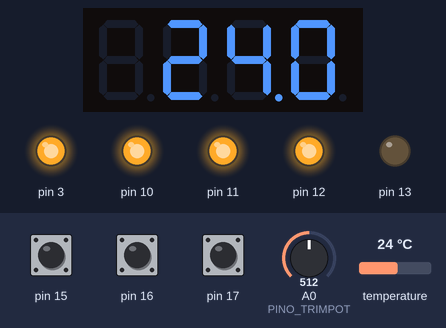
This sketch was run on a simulated Arduino Uno, built with avr-gcc and run on an emulated ATmega328P. Parts: 4-digit seven-segment display, output pins drawn as LEDs (lit = HIGH). Dashed ring = blinking. The inputs (shaded band) are chosen by the test bench; at power-on: temperature 24 °C, pin 15 HIGH, pin 16 HIGH, A0 (PINO_TRIMPOT) = 512, pin 17 HIGH. What the sketch prints to the serial monitor is not drawn.

Above: at 2.9 s.
3.0 s: temperature set to 12 °C
At 4.5 s:
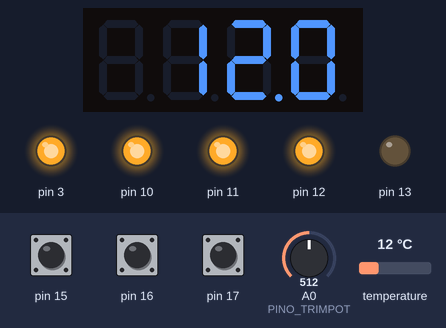
5.1 s: pin 15 pulled LOW for 0.15 s
At 6.1 s:
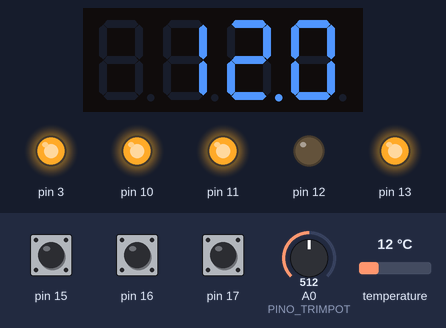
9.4 s: pin 16 pulled LOW for 3.2 s
13.2 s: temperature set to 19 °C
At 13.91 s:
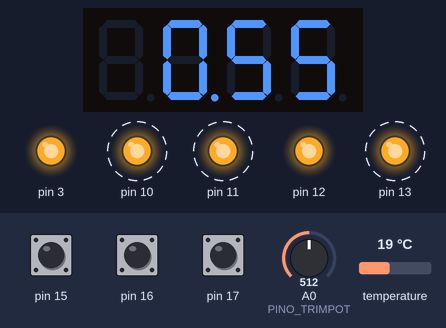
16.0 s: A0 (PINO_TRIMPOT) set to 716
At 16.91 s:
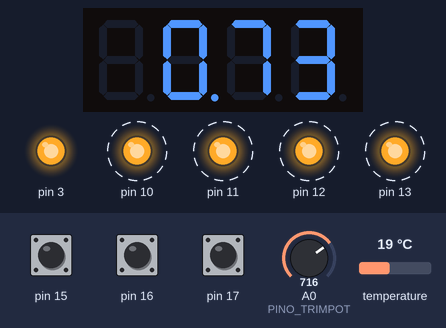
17.9 s: temperature set to 28 °C
At 18.4 s:
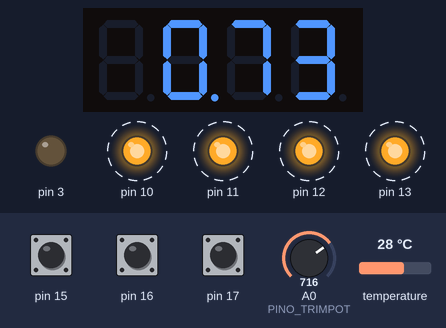
Timing chart, 0 to 20.8 s (numbered marks = the images above; inputs shaded):
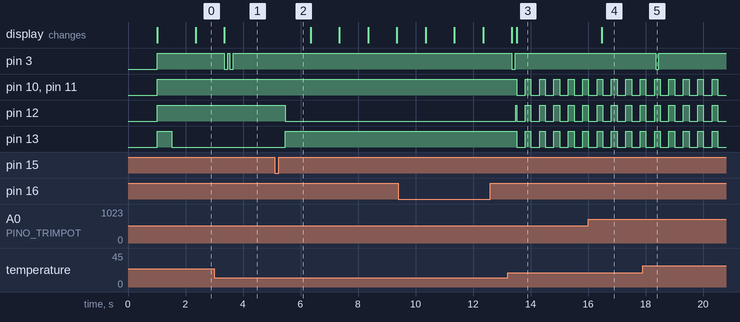

Measured:
- after the input at 3.0 s, pin 3: alternates HIGH for 0.08 s and LOW for 0.12 s, 4 changes in all, then stays HIGH, starting after 0.35 s; the display: changes after 0.35 s (image 1)
- after the input at 5.1 s, pin 12: HIGH → LOW after 0.37 s; pin 13: LOW → HIGH after 0.37 s
- after the input at 13.2 s, pin 3: HIGH → LOW after 0.15 s, → HIGH 0.11 s later
- after the input at 16.0 s, the display: changes after 0.47 s (image 4)
- after the input at 17.9 s, pin 3: HIGH → LOW after 0.45 s, → HIGH 0.11 s later
- by itself, pin 10, pin 11: alternates HIGH for 0.20 s and LOW for 0.30 s

The sketch:

edg_computing_arduino.ino
```cpp
#include <MultiFuncShield.h>
#include <OneWire.h>
#include <DallasTemperature.h>
#include <TimerOne.h>

// ============================================================
// SENSOR DS18B20
// ============================================================

#define ONE_WIRE_BUS A4

OneWire oneWire(ONE_WIRE_BUS);
DallasTemperature sensors(&oneWire);

// ============================================================
// TRIMPOT - AJUSTE DO LIMIAR
// ============================================================

#define PINO_TRIMPOT A0

#define LIMIAR_MINIMO 0.10
#define LIMIAR_MAXIMO 1.00

float limiarEventoRapido = 0.30;

bool modoAjuste = false;

// ============================================================
// MODOS DO DISPLAY
// ============================================================

#define DISPLAY_TEMP     0
#define DISPLAY_MEDIA30  1
#define DISPLAY_TREND5   2

byte modoDisplay = DISPLAY_TEMP;

// ============================================================
// MEDIA MOVEL DE 30 MINUTOS
// ============================================================

#define NUM_MINUTOS 30
#define DURACAO_MINUTO 60000UL

float somaMinuto[NUM_MINUTOS];
uint16_t contagemMinuto[NUM_MINUTOS];

uint8_t indiceMinuto = 0;

unsigned long inicioMinuto = 0;

float somaJanela30 = 0.0;
unsigned long contagemJanela30 = 0;

unsigned long minutosDecorridos = 0;

// ============================================================
// MEDIA TOTAL
// ============================================================

float somaTotal = 0.0;
unsigned long contagemTotal = 0;

// ============================================================
// MAXIMO E MINIMO
// ============================================================

float temperaturaMaxima = -1000.0;
float temperaturaMinima = 1000.0;

// ============================================================
// TENDENCIA DE 5 MINUTOS
// ============================================================

#define JANELA_TENDENCIA 5
#define LIMIAR_TENDENCIA 0.02

float tendencia5 = 0.0;

// ============================================================
// EVENTO RAPIDO
// ============================================================

float temperaturaAnterior = 0.0;
unsigned long tempoAnterior = 0;

bool leituraAnteriorValida = false;

float deltaRapido = 0.0;
float variacaoRapida = 0.0;

// ============================================================
// CLASSIFICACAO DOS EVENTOS
// ============================================================

#define EVENTO_NORMAL 0
#define EVENTO_SUBIDA 1
#define EVENTO_QUEDA  2

byte eventoAtual = EVENTO_NORMAL;
byte eventoAnterior = EVENTO_NORMAL;

// ============================================================
// INTERVALO ENTRE LEITURAS
// ============================================================

#define INTERVALO_LEITURA 1000UL

unsigned long ultimaLeitura = 0;

// ============================================================
// ATUALIZA OS LEDS DO MODO NORMAL
// ============================================================

void atualizarLedModo()
{
    MFS.blinkLeds(
        LED_ALL,
        OFF
    );

    MFS.writeLeds(
        LED_ALL,
        OFF
    );

    if (modoDisplay == DISPLAY_TEMP)
    {
        MFS.writeLeds(
            LED_1,
            ON
        );
    }

    else if (modoDisplay == DISPLAY_MEDIA30)
    {
        MFS.writeLeds(
            LED_2,
            ON
        );
    }

    else if (modoDisplay == DISPLAY_TREND5)
    {
        MFS.writeLeds(
            LED_3,
            ON
        );
    }
}

// ============================================================
// LEITURA DO TRIMPOT
// ============================================================

void atualizarLimiar()
{
    int leituraPot =
        analogRead(PINO_TRIMPOT);

    limiarEventoRapido =
        LIMIAR_MINIMO +
        (
            leituraPot / 1023.0
        ) *
        (
            LIMIAR_MAXIMO -
            LIMIAR_MINIMO
        );
}

// ============================================================
// ENTRA NO MODO DE AJUSTE
// ============================================================

void entrarModoAjuste()
{
    modoAjuste = true;

    atualizarLimiar();

    MFS.writeLeds(
        LED_ALL,
        OFF
    );

    MFS.blinkLeds(
        LED_ALL,
        ON
    );

    MFS.writeLeds(
        LED_ALL,
        ON
    );

    Serial.println(
        F("MODO_AJUSTE:ATIVO")
    );
}

// ============================================================
// SAI DO MODO DE AJUSTE
// ============================================================

void sairModoAjuste()
{
    modoAjuste = false;

    MFS.blinkLeds(
        LED_ALL,
        OFF
    );

    MFS.writeLeds(
        LED_ALL,
        OFF
    );

    atualizarLedModo();

    Serial.print(
        F("MODO_AJUSTE:ENCERRADO,LIMIAR:")
    );

    Serial.println(
        limiarEventoRapido,
        2
    );
}

// ============================================================
// TRATAMENTO DO TECLADO
// ============================================================

void verificarBotoes()
{
    byte botao =
        MFS.getButton();

    switch (botao)
    {
        // ----------------------------------------------------
        // S1 - TOQUE CURTO
        // TEMP -> MEDIA30 -> TREND5
        // ----------------------------------------------------

        case BUTTON_1_SHORT_RELEASE:

            if (!modoAjuste)
            {
                modoDisplay++;

                if (modoDisplay > DISPLAY_TREND5)
                {
                    modoDisplay =
                        DISPLAY_TEMP;
                }

                atualizarLedModo();

                Serial.print(
                    F("DISPLAY:")
                );

                if (modoDisplay == DISPLAY_TEMP)
                {
                    Serial.println(
                        F("TEMP")
                    );
                }

                else if (
                    modoDisplay ==
                    DISPLAY_MEDIA30
                )
                {
                    Serial.println(
                        F("MEDIA30")
                    );
                }

                else
                {
                    Serial.println(
                        F("TREND5")
                    );
                }
            }

            break;

        // ----------------------------------------------------
        // S2 - PRESSIONAMENTO LONGO + SOLTAR
        // ENTRA / SAI DO AJUSTE
        // ----------------------------------------------------

        case BUTTON_2_LONG_RELEASE:

            if (!modoAjuste)
            {
                entrarModoAjuste();
            }

            else
            {
                sairModoAjuste();
            }

            break;

        default:

            break;
    }
}

// ============================================================
// SETUP
// ============================================================

void setup()
{
    Serial.begin(9600);

    delay(1000);

    // --------------------------------------------------------
    // SENSOR
    // --------------------------------------------------------

    sensors.begin();

    // --------------------------------------------------------
    // MULTI FUNCTION SHIELD
    // --------------------------------------------------------

    Timer1.initialize(1000);

    MFS.initialize(&Timer1);

    delay(500);

    // ========================================================
    // NOVO:
    // LE O TRIMPOT NA INICIALIZACAO
    // ========================================================

    atualizarLimiar();

    // --------------------------------------------------------
    // BUFFER DA MEDIA DE 30 MINUTOS
    // --------------------------------------------------------

    for (int i = 0; i < NUM_MINUTOS; i++)
    {
        somaMinuto[i] = 0.0;
        contagemMinuto[i] = 0;
    }

    inicioMinuto = millis();

    // --------------------------------------------------------
    // ESTADO INICIAL DA INTERFACE
    // --------------------------------------------------------

    modoDisplay = DISPLAY_TEMP;
    modoAjuste = false;

    atualizarLedModo();

    // --------------------------------------------------------
    // MENSAGENS INICIAIS
    // --------------------------------------------------------

    Serial.println(
        F("Sistema EDGE iniciado")
    );

    Serial.println(
        F("S1 curto: TEMP -> MEDIA30 -> TREND5")
    );

    Serial.println(
        F("S2 longo: entrar/sair do ajuste")
    );

    Serial.print(
        F("Limiar inicial lido do trimpot: ")
    );

    Serial.print(
        limiarEventoRapido,
        2
    );

    Serial.println(
        F(" C")
    );
}

// ============================================================
// LOOP PRINCIPAL
// ============================================================

void loop()
{
    // ========================================================
    // TECLADO
    // ========================================================

    verificarBotoes();

    unsigned long agora =
        millis();

    // ========================================================
    // MODO DE AJUSTE
    // ========================================================

    if (modoAjuste)
    {
        atualizarLimiar();

        MFS.write(
            limiarEventoRapido,
            2
        );
    }

    // ========================================================
    // CONTROLE DO INTERVALO DE AQUISICAO
    // ========================================================

    if (
        agora - ultimaLeitura <
        INTERVALO_LEITURA
    )
    {
        return;
    }

    ultimaLeitura = agora;

    // ========================================================
    // LEITURA DO SENSOR
    // ========================================================

    sensors.requestTemperatures();

    float temperatura =
        sensors.getTempCByIndex(0);

    if (
        temperatura ==
        DEVICE_DISCONNECTED_C
    )
    {
        Serial.println(
            F("Erro: sensor desconectado")
        );

        return;
    }

    // ========================================================
    // TROCA DO BUCKET DE 1 MINUTO
    // ========================================================

    while (
        agora - inicioMinuto >=
        DURACAO_MINUTO
    )
    {
        inicioMinuto +=
            DURACAO_MINUTO;

        minutosDecorridos++;

        indiceMinuto =
            (
                indiceMinuto + 1
            ) % NUM_MINUTOS;

        somaJanela30 -=
            somaMinuto[indiceMinuto];

        contagemJanela30 -=
            contagemMinuto[indiceMinuto];

        somaMinuto[indiceMinuto] =
            0.0;

        contagemMinuto[indiceMinuto] =
            0;
    }

    // ========================================================
    // ADICIONA A LEITURA AO MINUTO ATUAL
    // ========================================================

    somaMinuto[indiceMinuto] +=
        temperatura;

    contagemMinuto[indiceMinuto]++;

    somaJanela30 +=
        temperatura;

    contagemJanela30++;

    // ========================================================
    // MEDIA MOVEL DE 30 MINUTOS
    // ========================================================

    float media30 = 0.0;

    if (contagemJanela30 > 0)
    {
        media30 =
            somaJanela30 /
            contagemJanela30;
    }

    // ========================================================
    // MEDIA TOTAL
    // ========================================================

    somaTotal +=
        temperatura;

    contagemTotal++;

    float mediaTotal =
        somaTotal /
        contagemTotal;

    // ========================================================
    // MAXIMO E MINIMO
    // ========================================================

    if (
        temperatura >
        temperaturaMaxima
    )
    {
        temperaturaMaxima =
            temperatura;
    }

    if (
        temperatura <
        temperaturaMinima
    )
    {
        temperaturaMinima =
            temperatura;
    }

    float amplitude =
        temperaturaMaxima -
        temperaturaMinima;

    // ========================================================
    // TENDENCIA DE 5 MINUTOS
    // ========================================================

    tendencia5 = 0.0;

    if (
        minutosDecorridos >=
        JANELA_TENDENCIA &&
        contagemMinuto[indiceMinuto] > 0
    )
    {
        float mediaMinutoAtual =
            somaMinuto[indiceMinuto] /
            contagemMinuto[indiceMinuto];

        int indiceAnterior =
            (
                indiceMinuto +
                NUM_MINUTOS -
                JANELA_TENDENCIA
            ) % NUM_MINUTOS;

        if (
            contagemMinuto[indiceAnterior] >
            0
        )
        {
            float mediaAnterior =
                somaMinuto[indiceAnterior] /
                contagemMinuto[indiceAnterior];

            tendencia5 =
                (
                    mediaMinutoAtual -
                    mediaAnterior
                ) /
                JANELA_TENDENCIA;
        }
    }

    // ========================================================
    // DELTA E VARIACAO RAPIDA
    // ========================================================

    if (!leituraAnteriorValida)
    {
        temperaturaAnterior =
            temperatura;

        tempoAnterior =
            agora;

        deltaRapido =
            0.0;

        variacaoRapida =
            0.0;

        leituraAnteriorValida =
            true;
    }

    else
    {
        unsigned long intervaloMs =
            agora -
            tempoAnterior;

        deltaRapido =
            temperatura -
            temperaturaAnterior;

        if (intervaloMs > 0)
        {
            float intervaloMinutos =
                intervaloMs /
                60000.0;

            variacaoRapida =
                deltaRapido /
                intervaloMinutos;
        }

        else
        {
            variacaoRapida =
                0.0;
        }

        temperaturaAnterior =
            temperatura;

        tempoAnterior =
            agora;
    }

    // ========================================================
    // DETECCAO DO EVENTO RAPIDO
    // ========================================================

    eventoAtual =
        EVENTO_NORMAL;

    if (
        deltaRapido >=
        limiarEventoRapido
    )
    {
        eventoAtual =
            EVENTO_SUBIDA;
    }

    else if (
        deltaRapido <=
        -limiarEventoRapido
    )
    {
        eventoAtual =
            EVENTO_QUEDA;
    }

    // ========================================================
    // ALERTA SONORO
    // ========================================================

    if (
        eventoAtual !=
        eventoAnterior
    )
    {
        if (
            eventoAtual ==
            EVENTO_SUBIDA
        )
        {
            MFS.beep(
                12,
                0,
                1
            );
        }

        else if (
            eventoAtual ==
            EVENTO_QUEDA
        )
        {
            MFS.beep(
                12,
                8,
                2
            );
        }
    }

    eventoAnterior =
        eventoAtual;

    // ========================================================
    // ESTADO DA TENDENCIA
    // ========================================================

    const char* estadoTrend;

    if (
        minutosDecorridos <
        JANELA_TENDENCIA
    )
    {
        estadoTrend =
            "AGUARDANDO";
    }

    else if (
        tendencia5 >
        LIMIAR_TENDENCIA
    )
    {
        estadoTrend =
            "SUBINDO";
    }

    else if (
        tendencia5 <
        -LIMIAR_TENDENCIA
    )
    {
        estadoTrend =
            "CAINDO";
    }

    else
    {
        estadoTrend =
            "ESTAVEL";
    }

    // ========================================================
    // NOME DO EVENTO
    // ========================================================

    const char* nomeEvento;

    if (
        eventoAtual ==
        EVENTO_SUBIDA
    )
    {
        nomeEvento =
            "SUBIDA_RAPIDA";
    }

    else if (
        eventoAtual ==
        EVENTO_QUEDA
    )
    {
        nomeEvento =
            "QUEDA_RAPIDA";
    }

    else
    {
        nomeEvento =
            "NORMAL";
    }

    // ========================================================
    // ESTADO TERMICO
    // ========================================================

    const char* estadoTermico;

    if (
        eventoAtual ==
        EVENTO_SUBIDA
    )
    {
        estadoTermico =
            "SUBIDA_RAPIDA";
    }

    else if (
        eventoAtual ==
        EVENTO_QUEDA
    )
    {
        estadoTermico =
            "QUEDA_RAPIDA";
    }

    else if (
        tendencia5 >
        LIMIAR_TENDENCIA
    )
    {
        estadoTermico =
            "AQUECIMENTO";
    }

    else if (
        tendencia5 <
        -LIMIAR_TENDENCIA
    )
    {
        estadoTermico =
            "RESFRIAMENTO";
    }

    else
    {
        estadoTermico =
            "ESTAVEL";
    }

    // ========================================================
    // DISPLAY NORMAL
    // ========================================================

    if (!modoAjuste)
    {
        if (
            modoDisplay ==
            DISPLAY_TEMP
        )
        {
            MFS.write(
                temperatura,
                1
            );
        }

        else if (
            modoDisplay ==
            DISPLAY_MEDIA30
        )
        {
            MFS.write(
                media30,
                1
            );
        }

        else if (
            modoDisplay ==
            DISPLAY_TREND5
        )
        {
            MFS.write(
                tendencia5,
                2
            );
        }
    }

    // ========================================================
    // SERIAL PARA O PYTHON
    // ========================================================

    Serial.print(F("TEMP:"));
    Serial.print(temperatura, 1);

    Serial.print(F(",MEDIA30:"));
    Serial.print(media30, 2);

    Serial.print(F(",MEDIATOTAL:"));
    Serial.print(mediaTotal, 2);

    Serial.print(F(",MAX:"));
    Serial.print(temperaturaMaxima, 1);

    Serial.print(F(",MIN:"));
    Serial.print(temperaturaMinima, 1);

    Serial.print(F(",AMPL:"));
    Serial.print(amplitude, 1);

    Serial.print(F(",TREND5:"));
    Serial.print(tendencia5, 3);

    Serial.print(F(",ESTADO_TREND:"));
    Serial.print(estadoTrend);

    Serial.print(F(",DELTA:"));
    Serial.print(deltaRapido, 2);

    Serial.print(F(",RAPIDA:"));
    Serial.print(variacaoRapida, 2);

    Serial.print(F(",EVENTO:"));
    Serial.print(nomeEvento);

    Serial.print(F(",ESTADO_TERMICO:"));
    Serial.print(estadoTermico);

    Serial.print(F(",LIMIAR:"));
    Serial.println(
        limiarEventoRapido,
        2
    );
}
```
